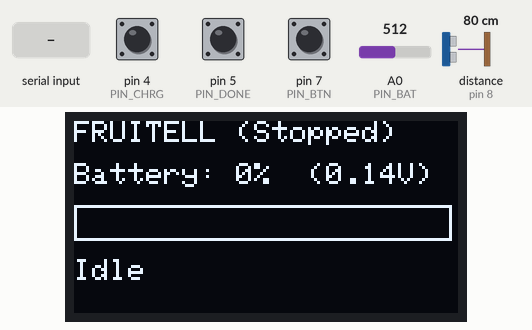
The sketch below on a simulated Arduino Nano, built with avr-gcc and run on an emulated ATmega328P. Parts: 128×64 one-colour display. The test bench sets the inputs (shaded band); at power-on: pin 7 (PIN_BTN) LOW, pin 4 (PIN_CHRG) HIGH, pin 5 (PIN_DONE) HIGH, A0 (PIN_BAT) = 512, distance to the obstacle (sensor on pin 8) 80 cm. The echo pulse lasts 58.3 µs per cm; EEPROM starts erased; what the sketch prints to the serial monitor is not drawn.

Above: at 2.58 s.
2.6 s: pin 7 (PIN_BTN) pulled HIGH for 0.15 s
At 3.3 s:
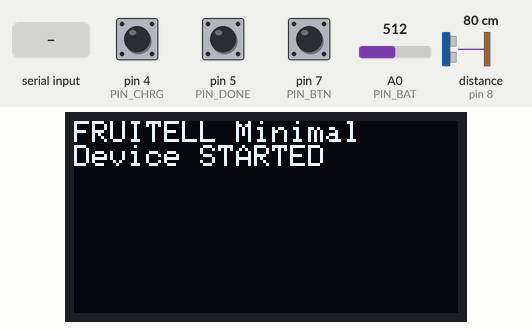
5.6 s: "TFLAG:90\n" received over Serial
At 6.21 s:
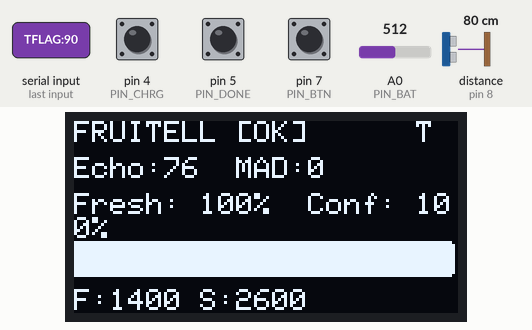
8.4 s: "MODEL:RESET\n" received over Serial
At 9.4 s:
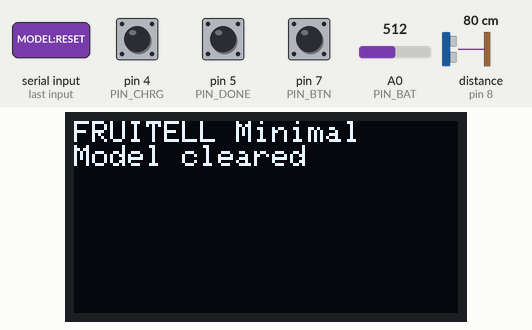
10.2 s: "TRAIN:ON\n" received over Serial
At 11.0 s:
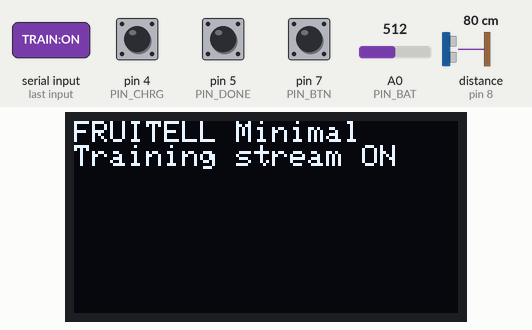
11.8 s: pin 7 (PIN_BTN) pulled HIGH for 1 s
At 12.4 s:
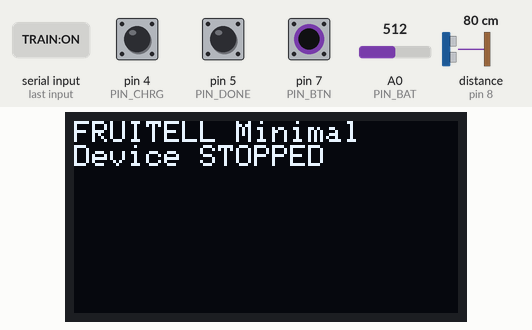
13.4 s: pin 4 (PIN_CHRG) pulled LOW for 1 s
At 13.85 s:
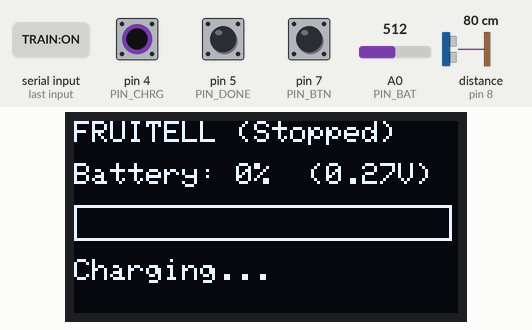
Timing chart, 0 to 16.0 s (numbered marks = the images above; inputs shaded):
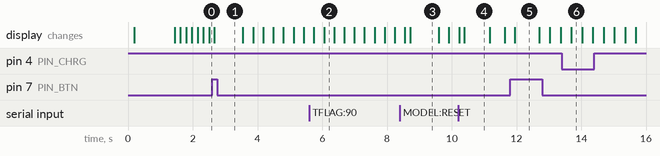

The sketch:

fruitell-sketch.ino
```cpp
/*
  FRUITELL Pen — Nano-fit Minimal + Train Flag + CSV Accumulate Mode (EEPROM)

  What’s new vs last version:
    • CSV accumulate mode persisted in EEPROM:
        - CSVACCUM:ON   -> each CSVTEST adds to running totals (across sessions & power cycles)
        - CSVACCUM:OFF  -> each CSVTEST replaces (session-only; previous totals cleared on new session)
        - CSVACCUM:CLEAR-> clears running totals (keeps anchors), TRAINED stays as-is
    • R command prints totals so you can see how many rows you’ve trained on in total.
    • CSVTEST:BEGIN/END still sets TRAINED=1 and (optionally) updates anchors from last seen values.

  Kept tiny to fit ATmega328P:
    - Integer prints only (no float formatting, no <math.h>)
    - Median + MAD only
    - Linear Fresh% from anchors; Conf% from MAD
    - Same UX: quiet-until-trained, RUN/STOP via touch, TRAIN:ON CSV, SNAP, F/S anchors, MODEL:RESET

  Serial commands:
    R                     -> print anchors, TRAINED, ACCUM_MODE, totals
    F / S                 -> anchor fresh / spoil from live median
    TRAIN:ON / TRAIN:OFF  -> live CSV stream
    SNAP                  -> one CSV line (+human if trained)
    MODEL:RESET           -> TRAINED=0, totals cleared
    CSVTEST:BEGIN / END   -> paste echo_us,label,fresh_anchor,spoil_anchor; END sets TRAINED=1
    CSVACCUM:ON/OFF       -> toggle accumulate mode (persisted)
    CSVACCUM:CLEAR        -> clear running totals (persisted), keep anchors
    TFLAG? / TFLAG:0/1    -> get/set train flag (persisted)
*/

#include <Arduino.h>
#include <Wire.h>
#include <EEPROM.h>
#include <Adafruit_GFX.h>
#include <Adafruit_SSD1306.h>

// ====== PINS ======
const uint8_t PIN_TRIG = 9;
const uint8_t PIN_ECHO = 8;
const uint8_t PIN_BTN  = 7;
const uint8_t PIN_BAT  = A0;
const uint8_t PIN_CHRG = 4;  // LOW = charging
const uint8_t PIN_DONE = 5;  // LOW = full

// ====== OLED ======
#define SCREEN_WIDTH 128
#define SCREEN_HEIGHT 64
Adafruit_SSD1306 display(SCREEN_WIDTH, SCREEN_HEIGHT, &Wire, -1);

// ====== RUNTIME CONFIG ======
#define UPDATE_HZ        8
#define N_SAMPLES        15
#define MAX_TIMEOUT_US   40000
#define MAD_MAX_OK_US    120
#define EMA_ALPHA_NUM    35   // 0.35
#define EMA_ALPHA_DEN    100

// ====== EEPROM MODEL STATE ======
struct Calib {
  uint32_t marker;            // 0x90FEE1AA
  uint32_t fresh_us;          // anchors
  uint32_t spoil_us;
  uint8_t  trained;           // TRAIN FLAG: 0=no model, 1=trained
  uint8_t  accum_mode;        // 0 = REPLACE, 1 = ACCUMULATE
  // Persistent totals across CSVTEST sessions (for ACUM mode or just reporting)
  uint32_t tot_sum_fresh;     // sum of echo_us for label=1
  uint32_t tot_sum_spoil;     // sum of echo_us for label=0
  uint32_t tot_cnt_fresh;     // count rows label=1
  uint32_t tot_cnt_spoil;     // count rows label=0
};
const uint32_t CAL_MARKER = 0x90FEE1AA;
const int EEPROM_ADDR = 0;

Calib cal;

// ====== UI/STATE ======
bool running = false;
bool lastBtn = false;
unsigned long lastBtnMs = 0;
const unsigned long DEBOUNCE_MS = 600;

bool streamEnabled = false;
bool snapshotRequest = false;

int emaEcho = -1;   // echo EMA (us)
int vbat_mV = -1;   // battery EMA (mV)

// ====== Per-session CSV trainer accum (RAM, reset each BEGIN) ======
bool csvIngest = false;
uint32_t ses_seen = 0;
uint32_t ses_sum_fresh = 0, ses_sum_spoil = 0;
uint16_t ses_cnt_fresh = 0, ses_cnt_spoil = 0;
uint32_t ses_fresh_anchor = 0, ses_spoil_anchor = 0;
bool ses_anchor_seen = false;

// ====== HELPERS ======

struct EchoStats {
  uint8_t k;
  int med;  // us
  int mad;  // us
  bool ok;
};

static void splash(const __FlashStringHelper* m, uint16_t ms=900){
  display.clearDisplay();
  display.setTextColor(SSD1306_WHITE);
  display.setTextSize(1);
  display.setCursor(0,0);
  display.println(F("FRUITELL Minimal"));
  display.println(m);
  display.display();
  delay(ms);
}
static void saveCal(){ EEPROM.put(EEPROM_ADDR, cal); }
static void loadCal(){
  EEPROM.get(EEPROM_ADDR, cal);
  if (cal.marker != CAL_MARKER) {
    cal.marker = CAL_MARKER;
    cal.fresh_us = 1400;
    cal.spoil_us = 2600;
    cal.trained = 0;
    cal.accum_mode = 0; // default REPLACE
    cal.tot_sum_fresh = cal.tot_sum_spoil = 0;
    cal.tot_cnt_fresh = cal.tot_cnt_spoil = 0;
    EEPROM.put(EEPROM_ADDR, cal);
  }
}
static bool readButton(){
  bool raw = (digitalRead(PIN_BTN)==HIGH); // capacitive touch
  unsigned long now = millis();
  static bool debounced=false;
  if(raw != debounced && (now - lastBtnMs) > DEBOUNCE_MS){
    lastBtnMs = now; debounced = raw;
  }
  bool pressed = debounced && !lastBtn;
  lastBtn = debounced;
  return pressed;
}
static unsigned long measureEcho() {
  digitalWrite(PIN_TRIG, LOW); delayMicroseconds(3);
  digitalWrite(PIN_TRIG, HIGH); delayMicroseconds(10);
  digitalWrite(PIN_TRIG, LOW);
  return pulseIn(PIN_ECHO, HIGH, MAX_TIMEOUT_US);
}
static void isortUL(unsigned long* a, uint8_t n){
  for(uint8_t i=1;i<n;i++){ unsigned long k=a[i]; uint8_t j=i;
    while(j>0 && a[j-1]>k){ a[j]=a[j-1]; j--; } a[j]=k;
  }
}


static EchoStats acquireWindow(){
  unsigned long buf[N_SAMPLES]; uint8_t k=0;
  for (uint8_t i=0;i<N_SAMPLES;i++){
    unsigned long v = measureEcho();
    if (v>0) buf[k++]=v;
    delay(5);
  }
  EchoStats st; st.k=k; st.med=0; st.mad=0; st.ok=false;
  if (k < 2) return st;

  isortUL(buf,k);
  int med = (k&1)? (int)buf[k/2] : (int)((buf[k/2-1]+buf[k/2])>>1);

  int dev[N_SAMPLES];
  for(uint8_t i=0;i<k;i++){
    long d = (long)buf[i] - (long)med;
    if (d<0) d = -d;
    dev[i] = (int)d;
  }
  // insertion sort for dev median
  for(uint8_t i=1;i<k;i++){ int key=dev[i]; uint8_t j=i;
    while(j>0 && dev[j-1]>key){ dev[j]=dev[j-1]; j--; } dev[j]=key;
  }
  int mad = (k&1)? dev[k/2] : (int)((dev[k/2-1]+dev[k/2])>>1);

  st.med = med; st.mad = mad; st.ok = (mad <= MAD_MAX_OK_US);
  return st;
}

// Linear probability from anchors (0..100)
static int freshPctFromEcho(int echo_us){
  long a = (long)cal.fresh_us;
  long b = (long)cal.spoil_us;
  if (a==b){ b=a+1; }
  long minv = (a<b)?a:b;
  long maxv = (a<b)?b:a;
  long span = maxv - minv;
  long x = echo_us;
  if (x < (int)minv) x = minv;
  if (x > (int)maxv) x = maxv;
  long num = (x - minv) * 100L / (span ? span : 1L);
  if (a < b) num = 100 - num; // smaller echo closer to fresh anchor
  if (num<0) num=0; if (num>100) num=100;
  return (int)num;
}

// Confidence from MAD (0..100)
static int confPctFromMAD(int mad_us){
  long c = 100L - ((long)mad_us * 100L) / (MAD_MAX_OK_US*2L);
  if (c<0) c=0; if (c>100) c=100;
  return (int)c;
}

// Battery (integer only)
static int readBattery_mV(){
  long acc=0; const uint8_t N=10;
  for(uint8_t i=0;i<N;i++){ acc += analogRead(PIN_BAT); delay(2); }
  long adc = acc / N; // 0..1023
  long mV = (adc * 5000L) / 1023L; // Vref 5.0V
  mV = (mV * 32L) / 10L; // *3.2 divider
  if (vbat_mV<0) vbat_mV = (int)mV;
  vbat_mV = ( (EMA_ALPHA_NUM * (int)mV) + ((EMA_ALPHA_DEN-EMA_ALPHA_NUM) * vbat_mV) ) / EMA_ALPHA_DEN;
  return vbat_mV;
}
static int batteryPercent(int mV){
  if(mV <= 3000) return 0;
  if(mV >= 4200) return 100;
  if(mV < 3600)  return (int)((mV-3000L)*15L/600L);
  if(mV < 3900)  return 15 + (int)((mV-3600L)*40L/300L);
  if(mV < 4100)  return 55 + (int)((mV-3900L)*30L/200L);
  return 85 + (int)((mV-4100L)*15L/100L);
}
static const __FlashStringHelper* chargeState(){
  pinMode(PIN_CHRG, INPUT_PULLUP);
  pinMode(PIN_DONE, INPUT_PULLUP);
  bool chrg = (digitalRead(PIN_CHRG)==LOW);
  bool done = (digitalRead(PIN_DONE)==LOW);
  if (chrg) return F("Charging...");
  if (done) return F("Full / Done");
  return F("Idle");
}

// UI
static void drawRunPage(int echo_us,int mad_us,bool stable){
  display.clearDisplay();
  display.setTextColor(SSD1306_WHITE);
  display.setTextSize(1);
  display.setCursor(0,0);
  display.print(F("FRUITELL "));
  display.print(stable?F("[OK] "):F("[HOLD] "));
  if(!cal.trained) display.print(F("(No Model)"));

  // badges
  if (cal.trained){ display.setCursor(SCREEN_WIDTH-14,0); display.print(F("T")); }
  if (cal.accum_mode){ display.setCursor(SCREEN_WIDTH-6,0); display.print(F("A")); }

  display.setCursor(0,12);
  display.print(F("Echo:")); display.print(echo_us);
  display.print(F("  MAD:")); display.print(mad_us);

  if (cal.trained && stable && echo_us>0){
    int fresh = freshPctFromEcho(echo_us);
    int conf  = confPctFromMAD(mad_us);
    display.setCursor(0,24);
    display.print(F("Fresh: ")); display.print(fresh); display.print(F("%  "));
    display.print(F("Conf: "));  display.print(conf);  display.print(F("%"));
    int w = map(fresh,0,100,0,SCREEN_WIDTH-2);
    display.drawRect(0,40,SCREEN_WIDTH-2,12,SSD1306_WHITE);
    display.fillRect(1,41,w,10,SSD1306_WHITE);
  } else {
    display.setCursor(0,24); display.print(F("Fresh: --   Conf: --"));
    display.drawRect(0,40,SCREEN_WIDTH-2,12,SSD1306_WHITE);
  }

  display.setCursor(0,56);
  display.print(F("F:")); display.print((int)cal.fresh_us);
  display.print(F(" S:")); display.print((int)cal.spoil_us);
  display.display();
}


// Printing
static void printCSVLine(unsigned long ts_ms, int echo_us, int mad_us){
  int fresh=0, conf=0;
  if (cal.trained){ fresh = freshPctFromEcho(echo_us); conf = confPctFromMAD(mad_us); }
  Serial.print(ts_ms); Serial.print(',');
  Serial.print(echo_us); Serial.print(',');
  Serial.print(mad_us);  Serial.print(',');
  Serial.print(fresh);   Serial.print(',');
  Serial.print(conf);    Serial.print(',');
  Serial.print((int)cal.fresh_us); Serial.print(',');
  Serial.println((int)cal.spoil_us);
}
static void printHumanLine(int echo_us, int mad_us){
  if (!cal.trained) return;
  int fresh = freshPctFromEcho(echo_us);
  int conf  = confPctFromMAD(mad_us);
  Serial.print(F("Fresh=")); Serial.print(fresh); Serial.print(F("%, "));
  Serial.print(F("Conf="));  Serial.print(conf);  Serial.print(F("%, "));
  Serial.print(F("Echo="));  Serial.print(echo_us); Serial.print(F("us, "));
  Serial.print(F("MAD="));   Serial.print(mad_us);  Serial.print(F("us, "));
  Serial.print(F("F="));     Serial.print((int)cal.fresh_us); Serial.print(F(", "));
  Serial.print(F("S="));     Serial.println((int)cal.spoil_us);
}

// Streaming while TRAIN:ON
static void streamOnceIfEnabled(){
  if(!streamEnabled) return;
  EchoStats st = acquireWindow();
  if (st.k >= 2 && st.med > 0){
    int echo = st.med, mad = st.mad;
    printCSVLine(millis(), echo, mad);
    if (snapshotRequest) {
  if (cal.trained && mad <= MAD_MAX_OK_US) printHumanLine(echo, mad);
  snapshotRequest=false;
}
  }
}

// ====== CSV trainer ======
static void csvResetSession(){
  csvIngest=false; ses_seen=0;
  ses_sum_fresh=0; ses_sum_spoil=0; ses_cnt_fresh=0; ses_cnt_spoil=0;
  ses_fresh_anchor=0; ses_spoil_anchor=0; ses_anchor_seen=false;
}
static void csvBegin(){
  csvResetSession();
  csvIngest = true;
  streamEnabled = false;   // pause telemetry
  running = false;
  Serial.println(F("CSVTEST:READY"));
}
static void csvFeedLine(const String& sLine){
  String line = sLine; line.trim(); if (!line.length()) return;
  if (line.startsWith("echo") || line.startsWith("ts,")) return;

  int p1=line.indexOf(','); if(p1<0) return;
  int p2=line.indexOf(',',p1+1); if(p2<0) return;
  int p3=line.indexOf(',',p2+1); if(p3<0) return;

  long echo = line.substring(0,p1).toInt();
  int  lab  = line.substring(p1+1,p2).toInt();
  long fa   = line.substring(p2+1,p3).toInt();
  long sa   = line.substring(p3+1).toInt();

  if (fa>0 && sa>0){ ses_fresh_anchor=fa; ses_spoil_anchor=sa; ses_anchor_seen=true; }
  if (echo>0){
    if (lab==1){ ses_sum_fresh += (uint32_t)echo; ses_cnt_fresh++; }
    else       { ses_sum_spoil += (uint32_t)echo; ses_cnt_spoil++; }
    ses_seen++;
    Serial.print(F("CSVROW:")); Serial.print(echo); Serial.print(','); Serial.println(lab);
  }
}
static void csvApplySessionToTotals(){
  // If REPLACE mode: clear totals first
  if (cal.accum_mode == 0){
    cal.tot_sum_fresh = cal.tot_sum_spoil = 0;
    cal.tot_cnt_fresh = cal.tot_cnt_spoil = 0;
  }
  // Add session to totals
  cal.tot_sum_fresh += ses_sum_fresh;
  cal.tot_sum_spoil += ses_sum_spoil;
  cal.tot_cnt_fresh += ses_cnt_fresh;
  cal.tot_cnt_spoil += ses_cnt_spoil;

  // Update anchors from session if provided
  if (ses_anchor_seen){
    cal.fresh_us = ses_fresh_anchor;
    cal.spoil_us = ses_spoil_anchor;
  }

  // Mark trained
  cal.trained = 1;
  saveCal();
}

// Battery/charging page (shown when STOPPED)
static void drawBatteryPage(){
  int mv  = readBattery_mV();
  int pct = batteryPercent(mv);

  display.clearDisplay();
  display.setTextColor(SSD1306_WHITE);
  display.setTextSize(1);

  display.setCursor(0,0);
  display.println(F("FRUITELL (Stopped)"));

  display.setCursor(0,14);
  display.print(F("Battery: "));
  display.print(pct);
  display.print(F("%  ("));
  display.print(mv/1000);
  display.print(F("."));
  display.print((mv%1000)/10);
  display.println(F("V)"));

  int w = map(pct, 0, 100, 0, SCREEN_WIDTH-2);
  display.drawRect(0, 28, SCREEN_WIDTH-2, 12, SSD1306_WHITE);
  display.fillRect(1, 29, w, 10, SSD1306_WHITE);

  display.setCursor(0,46);
  display.println(chargeState());

  display.display();
}

static void csvEndAndTrain(){
  if (!csvIngest){ Serial.println(F("CSVTEST:ERR")); return; }
  csvIngest=false;

  if ((ses_cnt_fresh==0 && cal.tot_cnt_fresh==0) ||
      (ses_cnt_spoil==0 && cal.tot_cnt_spoil==0)){
    // Require both classes in either the session or already accumulated totals
    Serial.println(F("CSVTEST:ERR need both classes"));
    return;
  }

  csvApplySessionToTotals();

  // quick report
  // Prefer totals if available, else session
  uint32_t cf = cal.tot_cnt_fresh ? cal.tot_cnt_fresh : ses_cnt_fresh;
  uint32_t cs = cal.tot_cnt_spoil ? cal.tot_cnt_spoil : ses_cnt_spoil;
  uint32_t sf = cal.tot_cnt_fresh ? cal.tot_sum_fresh : ses_sum_fresh;
  uint32_t ss = cal.tot_cnt_spoil ? cal.tot_sum_spoil : ses_sum_spoil;

  uint32_t mu_f = cf ? (sf / cf) : 0;
  uint32_t mu_s = cs ? (ss / cs) : 0;

  Serial.println(F("CSVTEST:DONE"));
  Serial.print(F(" session_rows=")); Serial.println(ses_seen);
  Serial.print(F(" totals_fresh_cnt=")); Serial.println(cal.tot_cnt_fresh);
  Serial.print(F(" totals_spoil_cnt=")); Serial.println(cal.tot_cnt_spoil);
  Serial.print(F(" mu_fresh~=")); Serial.println(mu_f);
  Serial.print(F(" mu_spoil~=")); Serial.println(mu_s);
  Serial.print(F(" anchors F,S=")); Serial.print((int)cal.fresh_us); Serial.print(','); Serial.println((int)cal.spoil_us);
}

// ====== SETUP / LOOP ======
void setup(){
  pinMode(PIN_TRIG,OUTPUT);
  pinMode(PIN_ECHO,INPUT);
  pinMode(PIN_BTN, INPUT);       // capacitive/touch input (HIGH when touched)
  pinMode(PIN_BAT, INPUT);
  pinMode(PIN_CHRG, INPUT_PULLUP);
  pinMode(PIN_DONE, INPUT_PULLUP);

  Wire.begin();
  display.begin(SSD1306_SWITCHCAPVCC,0x3C);
  display.clearDisplay(); display.display();

  Serial.begin(115200);
  Serial.setTimeout(4000);
  loadCal();
  splash(F("Use CSVTEST or F/S"), 1200);
}

void loop(){
  // Serial
  if (Serial.available()){
    String line = Serial.readStringUntil('\n'); line.trim();

    if (csvIngest && !line.equalsIgnoreCase("CSVTEST:END")){
      csvFeedLine(line);
    } else if (line.equalsIgnoreCase("R")){
      Serial.print(F("Anchors: ")); Serial.print((int)cal.fresh_us); Serial.print(','); Serial.println((int)cal.spoil_us);
      Serial.print(F("TRAINED=")); Serial.println((int)cal.trained);
      Serial.print(F("ACCUM_MODE=")); Serial.println((int)cal.accum_mode);
      Serial.print(F("TOTAL fresh cnt/sum=")); Serial.print(cal.tot_cnt_fresh); Serial.print(F("/")); Serial.println(cal.tot_sum_fresh);
      Serial.print(F("TOTAL spoil cnt/sum=")); Serial.print(cal.tot_cnt_spoil); Serial.print(F("/")); Serial.println(cal.tot_sum_spoil);
    } else if (line.equalsIgnoreCase("F")){
      EchoStats st=acquireWindow();
      if (st.k>=7 && st.med>0){ cal.fresh_us=(uint32_t)st.med; saveCal(); splash(F("Fresh anchor saved")); }
      else splash(F("Hold steady & retry"));
    } else if (line.equalsIgnoreCase("S")){
      EchoStats st=acquireWindow();
      if (st.k>=7 && st.med>0){ cal.spoil_us=(uint32_t)st.med; saveCal(); splash(F("Spoil anchor saved")); }
      else splash(F("Hold steady & retry"));
    } else if (line.equalsIgnoreCase("MODEL:RESET")){
      cal.trained = 0;
      cal.tot_sum_fresh = cal.tot_sum_spoil = 0;
      cal.tot_cnt_fresh = cal.tot_cnt_spoil = 0;
      saveCal();
      Serial.println(F("WOK: model reset (TRAINED=0, totals cleared)"));
      splash(F("Model cleared"), 700);
    } else if (line.equalsIgnoreCase("TRAIN:ON")){
      streamEnabled = true; splash(F("Training stream ON"), 600);
    } else if (line.equalsIgnoreCase("TRAIN:OFF")){
      streamEnabled = false; splash(F("Training stream OFF"), 600);
    } else if (line.equalsIgnoreCase("SNAP")){
      snapshotRequest = true;
    } else if (line.equalsIgnoreCase("CSVTEST:BEGIN")){
      csvBegin();
    } else if (line.equalsIgnoreCase("CSVTEST:END")){
      csvEndAndTrain();
    } else if (line.equalsIgnoreCase("TFLAG?")){
      Serial.print(F("TRAINED=")); Serial.println((int)cal.trained);
    } else if (line.startsWith("TFLAG:")){
      int v = line.substring(6).toInt();
      cal.trained = (v?1:0); saveCal();
      Serial.print(F("WOK: TRAINED=")); Serial.println((int)cal.trained);
    } else if (line.equalsIgnoreCase("CSVACCUM:ON")){
      cal.accum_mode = 1; saveCal();
      Serial.println(F("WOK: ACCUMULATE mode ON"));
    } else if (line.equalsIgnoreCase("CSVACCUM:OFF")){
      cal.accum_mode = 0; saveCal();
      Serial.println(F("WOK: ACCUMULATE mode OFF (REPLACE)"));
    } else if (line.equalsIgnoreCase("CSVACCUM:CLEAR")){
      cal.tot_sum_fresh = cal.tot_sum_spoil = 0;
      cal.tot_cnt_fresh = cal.tot_cnt_spoil = 0;
      saveCal();
      Serial.println(F("WOK: totals cleared"));
    }
  }
  if (csvIngest) { delay(5); return; }  // drain serial aggressively

  // Toggle run/stop
  if (readButton()){
    running = !running;
    splash(running?F("Device STARTED"):F("Device STOPPED"), 700);
  }

  if (running){
    EchoStats st = acquireWindow();
    Serial.print(F("DBG k=")); Serial.print(st.k);
Serial.print(F(" med=")); Serial.print(st.med);
Serial.print(F(" mad=")); Serial.println(st.mad);
    if (st.med>0){
      if (emaEcho<0) emaEcho = st.med;
      emaEcho = (EMA_ALPHA_NUM*st.med + (EMA_ALPHA_DEN-EMA_ALPHA_NUM)*emaEcho)/EMA_ALPHA_DEN;
    }
    drawRunPage( (emaEcho<0)?0:emaEcho, st.mad, st.ok );
    streamOnceIfEnabled();

    if (snapshotRequest){
      int echo = (emaEcho<0)?0:emaEcho;
      printCSVLine(millis(), echo, st.mad);
      if (st.ok) printHumanLine(echo, st.mad);
            snapshotRequest=false;
          }
  } else {
    drawBatteryPage();
    streamOnceIfEnabled();

    if (snapshotRequest){
      EchoStats st2=acquireWindow();
      if (st2.med>0){
        printCSVLine(millis(), st2.med, st2.mad);
if (st2.ok) printHumanLine(st2.med, st2.mad);
      } else {
        Serial.println(F("SNAP: no valid echo"));
      }
      snapshotRequest=false;
    }
  }

  delay(1000/UPDATE_HZ);
}
```

Measured:
- after the input at 2.6 s, the display: changes after 0.06 s (image 1)
- after the input at 5.6 s, the display: first differs from a run without the input after 0.46 s (image 2)
- after the input at 8.4 s, the display: first differs from a run without the input after 0.31 s (image 3)
- after the input at 10.2 s, the display: first differs from a run without the input after 0.18 s (image 4)
- after the input at 11.8 s, the display: changes after 0.15 s (image 5)
- after the input at 13.4 s, the display: changes after 0.29 s (image 6)
- what the display in image 3 shows lasts 0.9 s, from 8.7 s to 9.6 s
